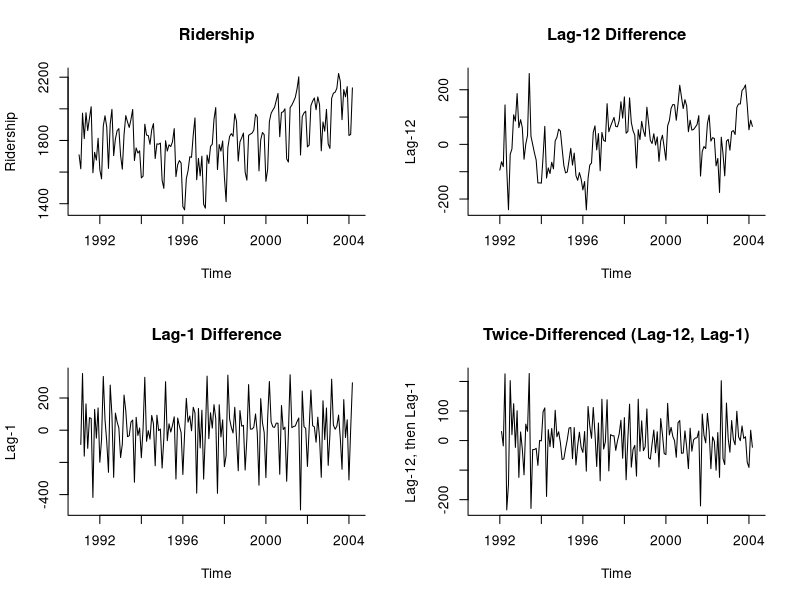

Here is the R script that generated this plot:
library(forecast)
library(zoo)

Amtrak.data <- read.csv("Amtrak data.csv")
ridership.ts <- ts(Amtrak.data$Ridership, start = c(1991, 1), end = c(2004, 3), freq = 12)

# Figure 5-4
par(mfrow = c(2, 2))
plot(ridership.ts, ylab = "Ridership", xlab = "Time", bty = "l", xlim = c(1991, 2004.25), main = "Ridership")
plot(diff(ridership.ts, lag = 12), ylab = "Lag-12", xlab = "Time", bty = "l", xlim = c(1991, 2004.25), main = "Lag-12 Difference")
plot(diff(ridership.ts, lag = 1), ylab = "Lag-1", xlab = "Time", bty = "l", xlim = c(1991, 2004.25), main = "Lag-1 Difference")
plot(diff(diff(ridership.ts, lag = 12), lag = 1), ylab = "Lag-12, then Lag-1", xlab = "Time", bty = "l", xlim = c(1991, 2004.25), main = "Twice-Differenced (Lag-12, Lag-1)")
dev.off()

ridership.deseasonalized <- diff(ridership.ts, lag = 12)
summary(tslm(ridership.deseasonalized ~ trend))
